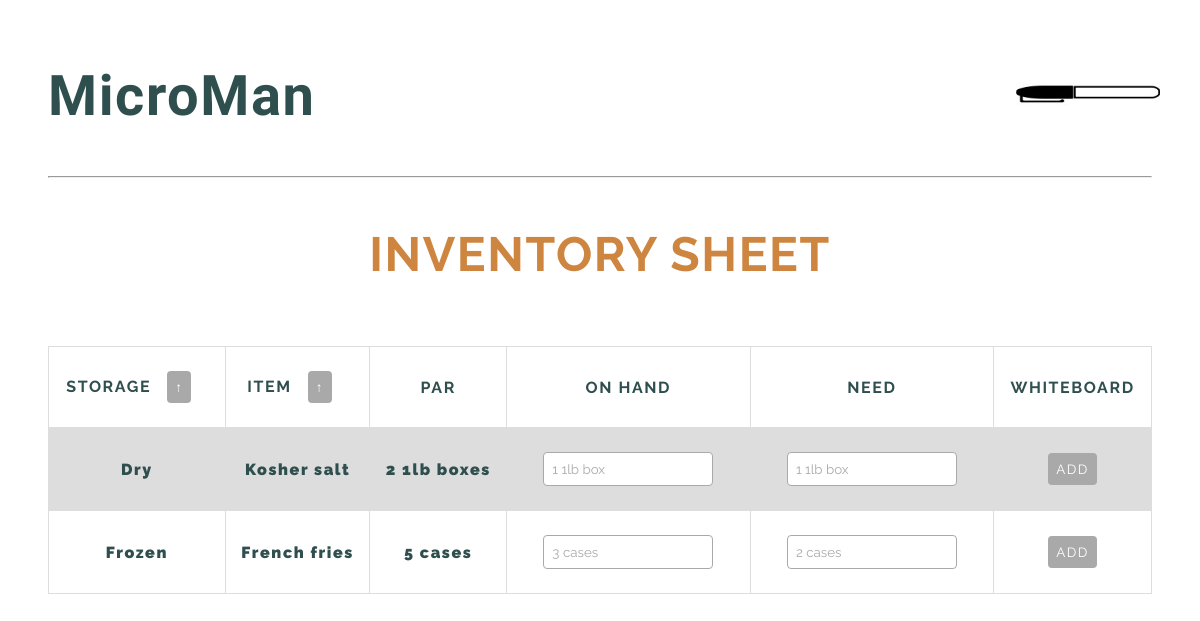
The app's page /inventory/ (signed in) with its own data.
### base/models.py (models this page shows, shortened)
class Inventory(models.Model):
  user = models.ForeignKey(CustomUser, related_name='inventory', on_delete=models.SET_NULL, null=True)
  storage_locations = (
    ('Dry', 'Dry'),
    ('Frozen', 'Frozen'),
    ('Walkin', 'Walkin'),
    ('Lowboy', 'Lowboy'),
  )
  located = models.CharField(max_length=6, choices=storage_locations)
  flag_choices = (
    ('Low', 'Low'),
    ('Out', 'Out'),
    ('Dead', 'Dead'),
    ('Expiring', 'Expiring'),
  )
  flag = models.CharField(max_length=8, choices=flag_choices, blank=True)
  to_whiteboard = models.BooleanField(null=True)
  name = models.CharField(max_length=200)
  par = models.CharField(max_length=200)
  on_hand = models.CharField(max_length=200, blank=True)
  need = models.CharField(max_length=200, blank=True)
  exp_date = models.CharField(max_length=200, blank=True)
  updated = models.DateTimeField(auto_now=True)
  created = models.DateTimeField(auto_now_add=True)

### base/views.py (the view)
# urls.py: path('inventory/', views.inventory, name='inventory'),
def inventory(request):
    items = Inventory.objects.all()
    context = {'items': items}
    return render(request, 'inventory.html', context)

### templates/inventory.html
{% extends 'main.html' %}
{% load static %}
{% block content %}
<h2 class='h2-header'>INVENTORY SHEET</h2>
  <div class='table-div'>
    <table>
      <tr id='table-headers'>
        <th>STORAGE<button>&#8593;</button></th>
        <th>ITEM<button>&#8593;</button></th>
        <th>PAR</th>
        <th>ON HAND</th>
        <th>NEED</th>
        <th>WHITEBOARD</th>
      </tr>
      {% for item in items %}
      <tr class='table-row'>
        <td>{{ item.located }}</td>
        <td>{{ item.name }}</td>
        <td>{{ item.par }}</td>
        <td><input class='table-input' value='{{ item.on_hand }}' placeholder='Enter amount on hand'></input></td>
        <td><input class='table-input' value='{{ item.need }}' placeholder='Enter amount to order'></input></td>
        <td><button value='{{ item.to_whiteboard }}'>ADD</button></td>
      </tr>
      {% endfor %}
    </table>
  </div>
{% endblock content %}

### static/base/styles.css (style rules this page uses)
* { margin: 0; padding: 0; box-sizing: border-box; margin: 1rem; }
body { font-family: 'Raleway', sans-serif; background-color:white; color:darkslategray; font-weight: 900; letter-spacing: .1rem; }
.h2-header { font-size: 3rem; text-align: center; padding: 2rem; margin: 0; }
h2 { color:peru; font-size: 2rem; }
button { background-color: darkgray; color: white; font-family: 'Raleway', sans-serif; padding: .5rem; border: none; border-radius: .25rem; letter-spacing: .1rem; }
.table-div { display: flex; flex-direction: column; align-items: center; justify-content: center; }
table { font-family: 'Raleway', sans-serif; border-collapse: collapse; width: 100%; padding: 1rem; }
th, td { border: 1px solid #dddddd; text-align: center; padding: .5rem; }
th { min-width: max-content; }
tr:nth-child(even) { background-color: #dddddd; }
.table-input { background-color: white; color: darkgray; font-family: 'Raleway', sans-serif; padding: .5rem; border: 1px solid darkgrey; border-radius: .25rem; width: 75%; }

### records on screen
Inventory: located "Dry", name "Kosher salt", par "2 1lb boxes", on_hand "1 1lb box", need "1 1lb box"
Inventory: located "Frozen", name "French fries", par "5 cases", on_hand "3 cases", need "2 cases"
